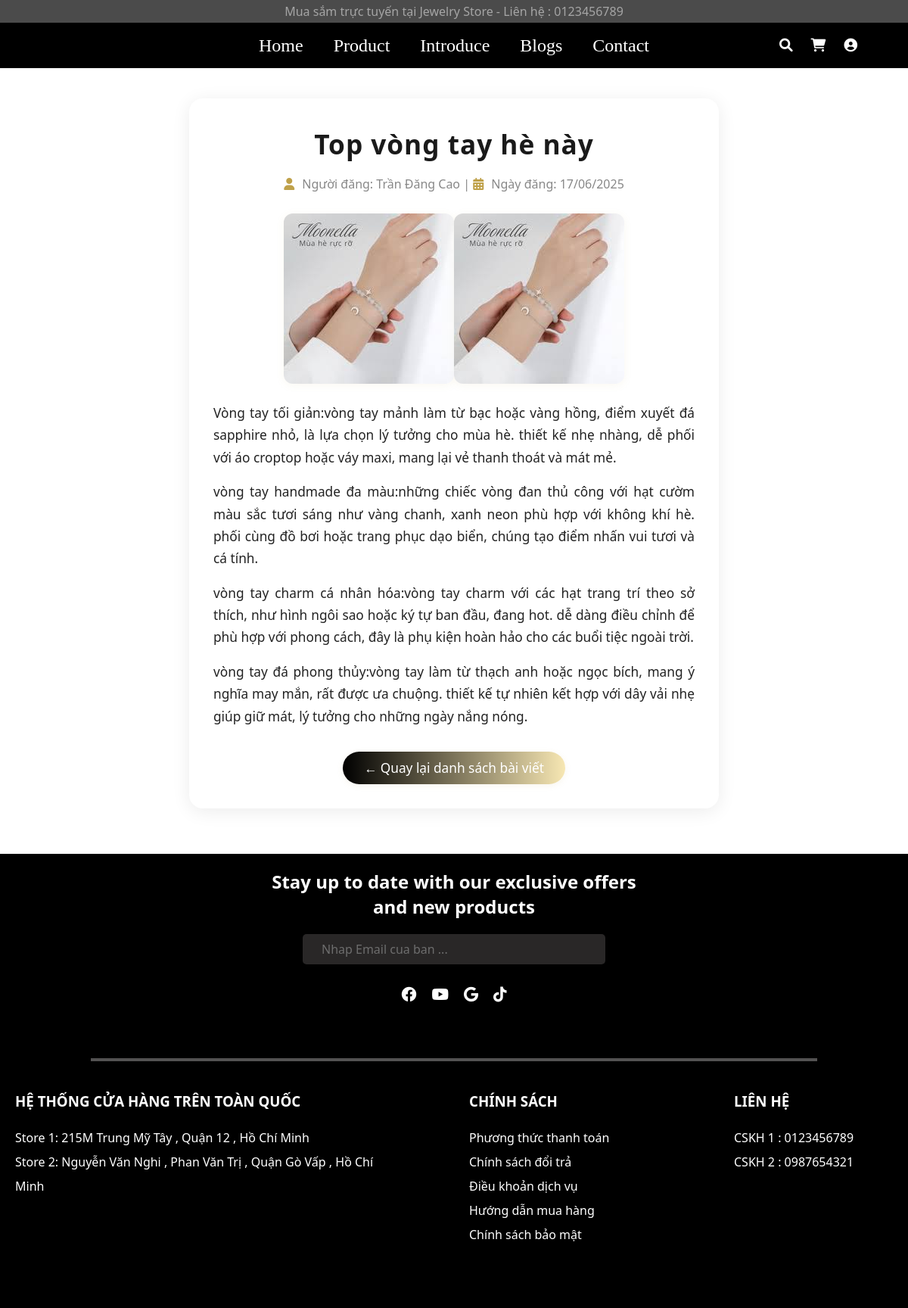
/pages/blogs-detail.php?id=10, run on the app's committed database.
### tables this page shows
create table `bai_viet` (
  `id_bai_viet` int(11) not null auto_increment,
  `tieu_de` varchar(255) not null,
  `slug` varchar(255) not null unique, 
  `tom_tat` varchar(500), 
  `hinh_anh` varchar(1000) default null,
  `ngay_dang` timestamp default current_timestamp(),
  `ngay_cap_nhat` timestamp default current_timestamp() on update current_timestamp(),
  `id_danh_muc` int(11) not null,
  `id_nguoi_tao` int(11) not null,
  `trang_thai` enum('draft', 'published', 'archived') default 'draft',
  primary key (`id_bai_viet`),
  foreign key (`id_danh_muc`) references `danh_muc_bai_viet`(`id_danh_muc`) on delete restrict on update cascade,
  foreign key (`id_nguoi_tao`) references `quan_tri_vien`(`id_quan_tri`) on delete restrict on update cascade
);

create table `quan_tri_vien` (
  `id_quan_tri` int(11) not null auto_increment,
  `ten_dang_nhap` varchar(50) not null unique,
  `mat_khau` varchar(255) not null,
  `email` varchar(255) not null unique,
  `ho_ten` varchar(255),
  `quyen_han` varchar(50) default 'admin',
  primary key (`id_quan_tri`)
);

create table `chi_tiet_bai_viet` (
  `id_chi_tiet_bai_viet` int(11) not null auto_increment, 
  `id_bai_viet` int(11) not null,
  `noi_dung` text not null,
  `hinh_anh` varchar(1000) default null,
  `created_at` timestamp not null default current_timestamp(),
  primary key (`id_chi_tiet_bai_viet`),
  foreign key (`id_bai_viet`) references `bai_viet`(`id_bai_viet`) on delete cascade on update cascade 
);

### pages/blogs-detail.php (the view, shortened to what this page needs)
<?php
include '../includes/connect.php';
$id = isset($_GET['id']) ? intval($_GET['id']) : 0;
$sql = "SELECT bv.tieu_de, ct.noi_dung, ct.hinh_anh, ct.created_at, qtv.ho_ten
        FROM bai_viet bv
        JOIN chi_tiet_bai_viet ct ON bv.id_bai_viet = ct.id_bai_viet
        JOIN quan_tri_vien qtv ON bv.id_nguoi_tao = qtv.id_quan_tri
        WHERE bv.id_bai_viet = ?";
$stmt = $conn->prepare($sql);
$stmt->bind_param("i", $id);
$stmt->execute();
$result = $stmt->get_result();
$bv = $result->fetch_assoc();
?>
<link rel="stylesheet" href="/Jewelry Store/css/style.css">
<link rel="stylesheet" href="/Jewelry Store/css/blog_detail.css">
<link rel="stylesheet" href="https://cdnjs.cloudflare.com/ajax/libs/font-awesome/6.0.0-beta3/css/all.min.css">
<?php include '../includes/header.php'; ?>
<div class="blog-detail">
    <h1 class="blog-title"><?= htmlspecialchars($bv['tieu_de']) ?></h1>
    <div class="blog-meta">
        <i class="fas fa-user"></i> Người đăng: <?= htmlspecialchars($bv['ho_ten'] ?? 'Không rõ') ?> |
        <i class="fas fa-calendar-alt"></i> Ngày đăng: <?= date("d/m/Y", strtotime($bv['created_at'])) ?>
    </div>
    <div class="blog-content">
        <?php
        $noidung = trim($bv['noi_dung']);
        $doan = preg_split('/\r\n|\r|\n/', $noidung);
        if (!empty($bv['hinh_anh'])) {
            echo '<div class="blog-middle-image-wrapper">';
            $img = htmlspecialchars($bv['hinh_anh']);
            if (preg_match('/^https?:\/\//', $img)) {
                echo '<img class="blog-middle-image" src="' . $img . '" alt="Ảnh giữa bài">';
            } else {
                echo '<img class="blog-middle-image" src="/JewelryStore/images/blogs-detail/' . $img . '" alt="Ảnh giữa bài">';
                echo '<img class="blog-middle-image" src="/JewelryStore/images/blog-detail/' . $img . '" alt="Ảnh giữa bài">';
            }
            echo '</div>';
        }
        echo '<div class="blog-paragraphs">';
        foreach ($doan as $dong) {
            if (trim($dong) === '') continue;
            echo '<p>' . htmlspecialchars($dong) . '</p>';
        }
        echo '</div>';
        ?>
    </div>
    <div class="back-button">
        <a href="blogs.php">&larr; Quay lại danh sách bài viết</a>
    </div>
</div>
<?php include '../includes/footer.php'; ?>

### css/style.css (style rules this page uses)
* { box-sizing: border-box; margin : 0 ; padding : 0; }

### css/blog_detail.css (style rules this page uses)
.blog-detail { max-width: 700px; margin: 40px auto 60px auto; background: #fff; border-radius: 18px; box-shadow: 0 4px 24px rgba(0,0,0,0.08); padding: 36px 32px 32px 32px; font-family: 'Segoe UI', Arial, sans-serif; }
.blog-title { text-align: center; font-size: 2.2rem; font-weight: bold; margin-bottom: 18px; color: #1a1a1a; letter-spacing: 1px; }
.blog-meta { text-align: center; color: #888; font-size: 1rem; margin-bottom: 28px; }
.blog-meta i { margin-right: 6px; color: #bfa14a; }
.blog-content { margin-bottom: 30px; }
.blog-middle-image-wrapper { display: flex; justify-content: center; margin: 24px 0; }
.blog-middle-image { max-width: 90%; max-height: 350px; border-radius: 12px; box-shadow: 0 2px 12px rgba(191,161,74,0.08); object-fit: cover; }
.blog-paragraphs p { font-size: 1.08rem; line-height: 1.7; color: #222; margin-bottom: 16px; text-align: justify; }
.back-button { text-align: center; margin-top: 32px; }
.back-button a { display: inline-block; padding: 10px 28px; background: linear-gradient(90deg, black 0%, #f7e7b3 100%); color: #fff; border-radius: 30px; font-size: 1.08rem; font-weight: 500; text-decoration: none; box-shadow: 0 2px 8px rgba(191,161,74,0.10); transition: background 0.2s, color 0.2s, box-shadow 0.2s; }

### data on the page
bai_viet: tieu_de "Top vòng tay hè này", id_nguoi_tao.ho_ten "Trần Đăng Cao", chi_tiet_bai_viet.created_at "17/06/2025", chi_tiet_bai_viet.hinh_anh (picture), chi_tiet_bai_viet.noi_dung "Vòng tay tối giản:vòng tay mảnh làm từ bạc hoặc vàng hồng, điểm xuyết đá sapphire nhỏ, là lựa chọn lý tưởng cho mùa hè. thiết kế nhẹ nhàng, dễ phối với áo croptop hoặc váy maxi, mang lại vẻ thanh thoát và mát mẻ.", chi_tiet_bai_viet.noi_dung "vòng tay handmade đa màu:những chiếc vòng đan thủ công với hạt cườm màu sắc tươi sáng như vàng chanh, xanh neon phù hợp với không khí hè. phối cùng đồ bơi hoặc trang phục dạo biển, chúng tạo điểm nhấn vui tươi và cá tính.", chi_tiet_bai_viet.noi_dung "vòng tay charm cá nhân hóa:vòng tay charm với các hạt trang trí theo sở thích, như hình ngôi sao hoặc ký tự ban đầu, đang hot. dễ dàng điều chỉnh để phù hợp với phong cách, đây là phụ kiện hoàn hảo cho các buổi tiệc ngoài trời.", chi_tiet_bai_viet.noi_dung "vòng tay đá phong thủy:vòng tay làm từ thạch anh hoặc ngọc bích, mang ý nghĩa may mắn, rất được ưa chuộng. thiết kế tự nhiên kết hợp với dây vải nhẹ giúp giữ mát, lý tưởng cho những ngày nắng nóng."
